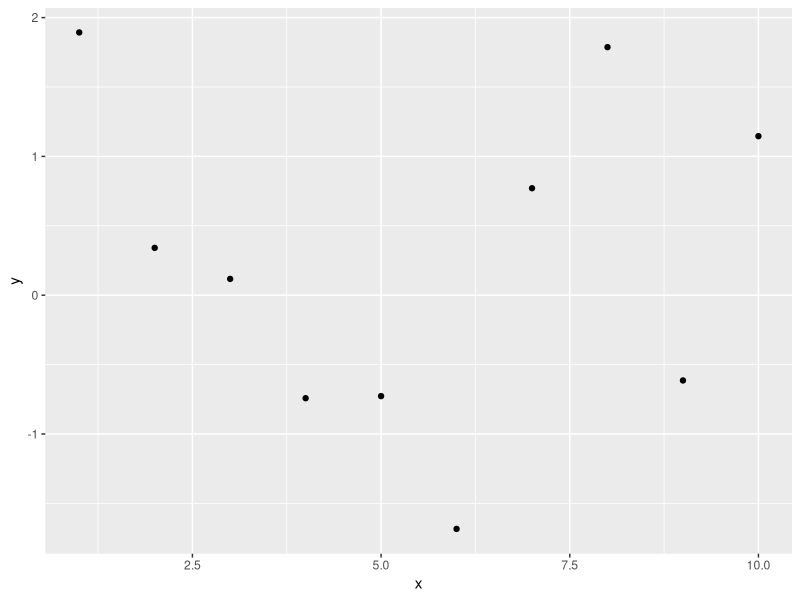

R code for this plot:
## ---- chunk 1
knitr::opts_chunk$set(echo = TRUE)
## ---- chunk 2

x<-5
class(x)

#we can coerce an object from one class to another
y<-as.integer(x)
class(y)

z<-1L
class(z)
## ---- chunk 3

#initialize a vector
a<-vector("numeric",10)
print(a)

#define a vector with c() function
b<-c(1,2,3)
print(b)
class(a)
class(b)

#create a data frame
x<-1:10
y<-rnorm(10)
df<-data.frame(x,y)

## ---- chunk 4

#what libraries are loaded in the environment?
sessionInfo()

#let's install a package
install.packages("ggplot2")

#now we call the package
library(ggplot2)

#now we can use functions from the ggplot2 package
ggplot(df,aes(x,y)) + geom_point()

